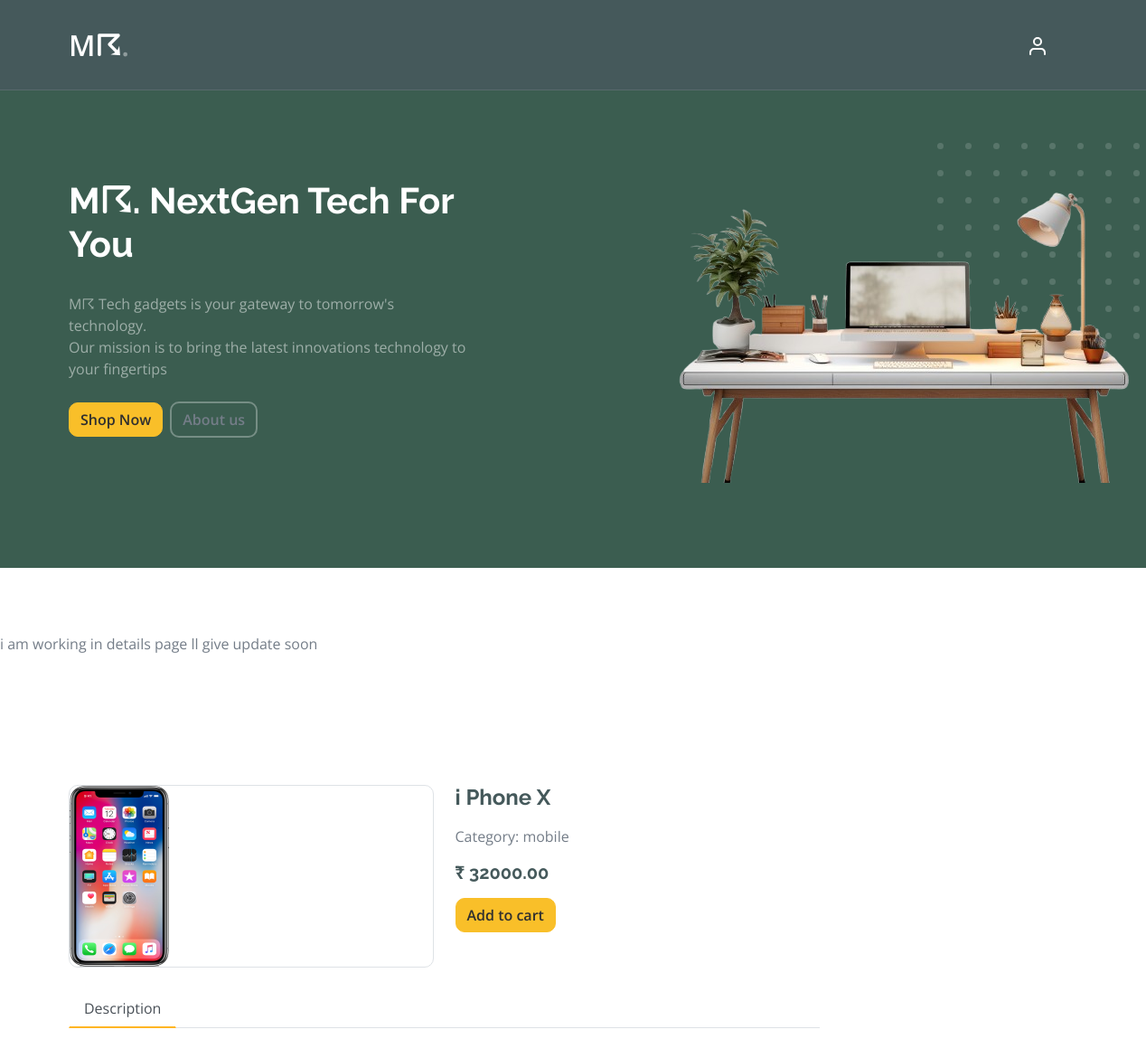
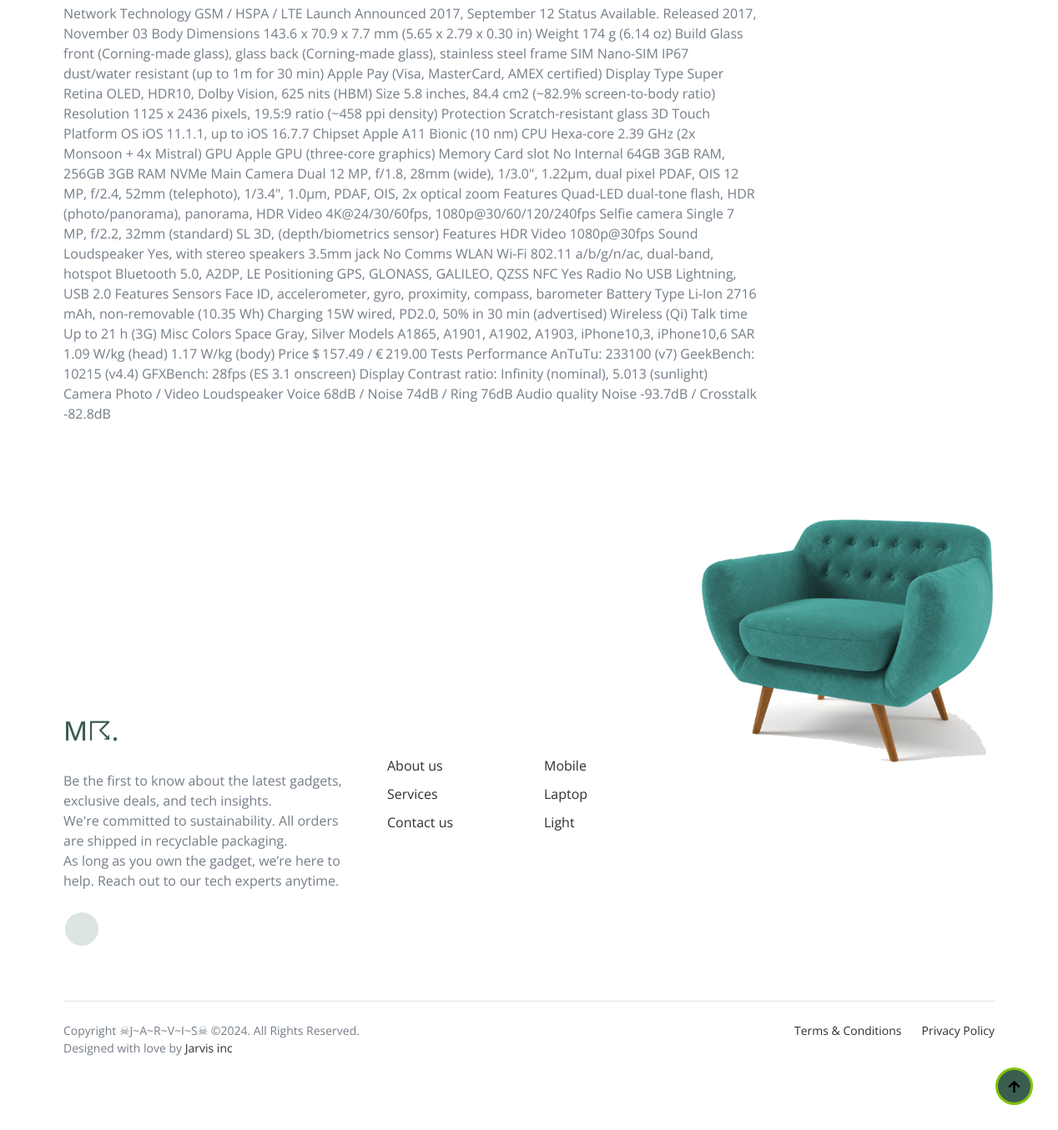
Screenshot of /main/detail/23 with the database file from the repository (2 pictures, top to bottom).
### core/models.py (models this page shows, shortened)
class Product(models.Model):
    product_name=models.CharField(null=False,blank=False,max_length=32)
    product_category=models.ForeignKey('Category',on_delete=models.CASCADE)
    price=models.IntegerField(null=True)
    description=models.TextField()
    product_quantity=models.IntegerField(default=1)
    product_image=models.ImageField(null=True,upload_to='image/')

class  Category(models.Model):
    category=models.CharField(max_length=30)
    def __str__(self):
        return self.category

### core/views.py (the view)
# urls.py: path('detail/<int:pk>',views.Detail,name='detail'),
def Detail(request,pk):
    product_data=Product.objects.get(id=pk)
    image_data=Image.objects.filter(image_user=product_data)
    context={
        'product_data':product_data,
        'image_data':image_data,
    }
    return render(request,"shop_detail.html",context)

### templates/shop_detail.html (shortened to what this page needs)
<!DOCTYPE html>
<html lang="en">
{% extends 'index_main.html' %}
{% block contant%}
{% load static%}
    <head>
        <link rel="stylesheet" href="https://use.fontawesome.com/releases/v5.15.4/css/all.css"/>
        <link href="https://cdn.jsdelivr.net/npm/bootstrap-icons@1.4.1/font/bootstrap-icons.css" rel="stylesheet">
        <link href="{%  static 'single_lib/lightbox/css/lightbox.min.css' %}" rel="stylesheet">
        <link href="{%  static 'single_lib/owlcarousel/assets/owl.carousel.min.css' %}" rel="stylesheet">
        <link href="{%  static 'single_css/bootstrap.min.css' %}" rel="stylesheet">
        <link href="{%  static 'single_css/style.css' %}" rel="stylesheet">
    </head>
    <body>
        <br>
        <br>
        <br>
        i am working in details page ll give update soon
        <div class="container-fluid py-5 mt-5">
            <div class="container py-5">
                <div class="row g-4 mb-5">
                    <div class="col-lg-8 col-xl-9">
                        <div class="row g-4">
                            <div class="col-lg-6">
                                <div class="border rounded">
                                    <a href="#">
                                        <img src={{product_data.product_image.url}} class="img-fluid rounded" alt="Image">
                                    </a>
                                </div>
                            </div>
                            <div class="col-lg-6">
                                <h4 class="fw-bold mb-3">{{product_data.product_name}}</h4>
                                <p class="mb-3">Category: {{product_data.product_category}}</p>
                                <h5 class="fw-bold mb-3">₹  {{product_data.price}}.00 </h5>
                                <a href="{% url 'add_cart' product_data.pk %}" class="btn btn-secondary me-2"> Add to cart</a>
                            </div>
                            <div class="col-lg-12">
                                <nav>
                                    <div class="nav nav-tabs mb-3">
                                        <button class="nav-link active border-white border-bottom-0" type="button" role="tab"
                                            id="nav-about-tab" data-bs-toggle="tab" data-bs-target="#nav-about"
                                            aria-controls="nav-about" aria-selected="true">Description</button>
                                    </div>
                                </nav>
                                <div class="tab-content mb-5">
                                    <div class="tab-pane active" id="nav-about" role="tabpanel" aria-labelledby="nav-about-tab">
                                        <p>{{product_data.description}}</p>
                                    </div>
                                </div>
                            </div>
                        </div>
                    </div>
                </div>
            </div>
        </div>
        <br>
        <br>
        <br>
        <a href="#" class="btn btn-primary border-3 border-primary rounded-circle back-to-top"><i class="fa fa-arrow-up"></i></a>
    </body>
</html>
{% endblock %}

### static/Main_css/style.css (style rules this page uses)
body { overflow-x: hidden; position: relative; }
body { font-family: "Inter", sans-serif; font-weight: 400; line-height: 28px; color: #6a6a6a; font-size: 14px; background-color: #eff2f1; }
a { text-decoration: none; -webkit-transition: .3s all ease; -o-transition: .3s all ease; transition: .3s all ease; color: #2f2f2f; text-decoration: underline; }
.btn { font-weight: 600; padding: 12px 30px; border-radius: 30px; color: #ffffff; background: #2f2f2f; border-color: #2f2f2f; }
.btn.btn-primary { background: #3b5d50; border-color: #3b5d50; }
.btn.btn-secondary { color: #2f2f2f; background: #f9bf29; border-color: #f9bf29; }

### static/single_css/style.css (style rules this page uses)
.back-to-top { position: fixed; right: 30px; bottom: 30px; display: flex; width: 45px; height: 45px; align-items: center; justify-content: center; transition: 0.5s; z-index: 99; }
.btn { font-weight: 600; transition: .5s; }
.nav.nav-tabs .nav-link.active { border-bottom: 2px solid var(--bs-secondary) !important; }

### rows the page displays
Product: product_image (picture), product_name "i Phone X", product_category "mobile", price "32000", description "Network Technology GSM / HSPA / LTE Launch Announced 2017, September 12 Status Available. Released 2017, November 03 Body Dimensions 143.6 x 70.9 x 7.7 mm (5.65 x 2.79 x 0.30 in) Weight 174 g (6.14 oz) Build Glass front (Corning-made glass), glass back (Corning-made glass), stainless steel frame SIM Nano-SIM IP67 dust/water resistant (up to 1m for 30 min) Apple Pay (Visa, MasterCard, AMEX certified) Display Type Super Retina OLED, HDR10, Dolby Vision, 625 nits (HBM) Size 5.8 inches, 84.4 cm2 (~82.9% screen-to-body ratio) Resolution 1125 x 2436 pixels, 19.5:9 ratio (~458 ppi density) Protection Scratch-resistant glass 3D Touch Platform OS iOS 11.1.1, up to iOS 16.7.7 Chipset Apple A11 Bionic…"
